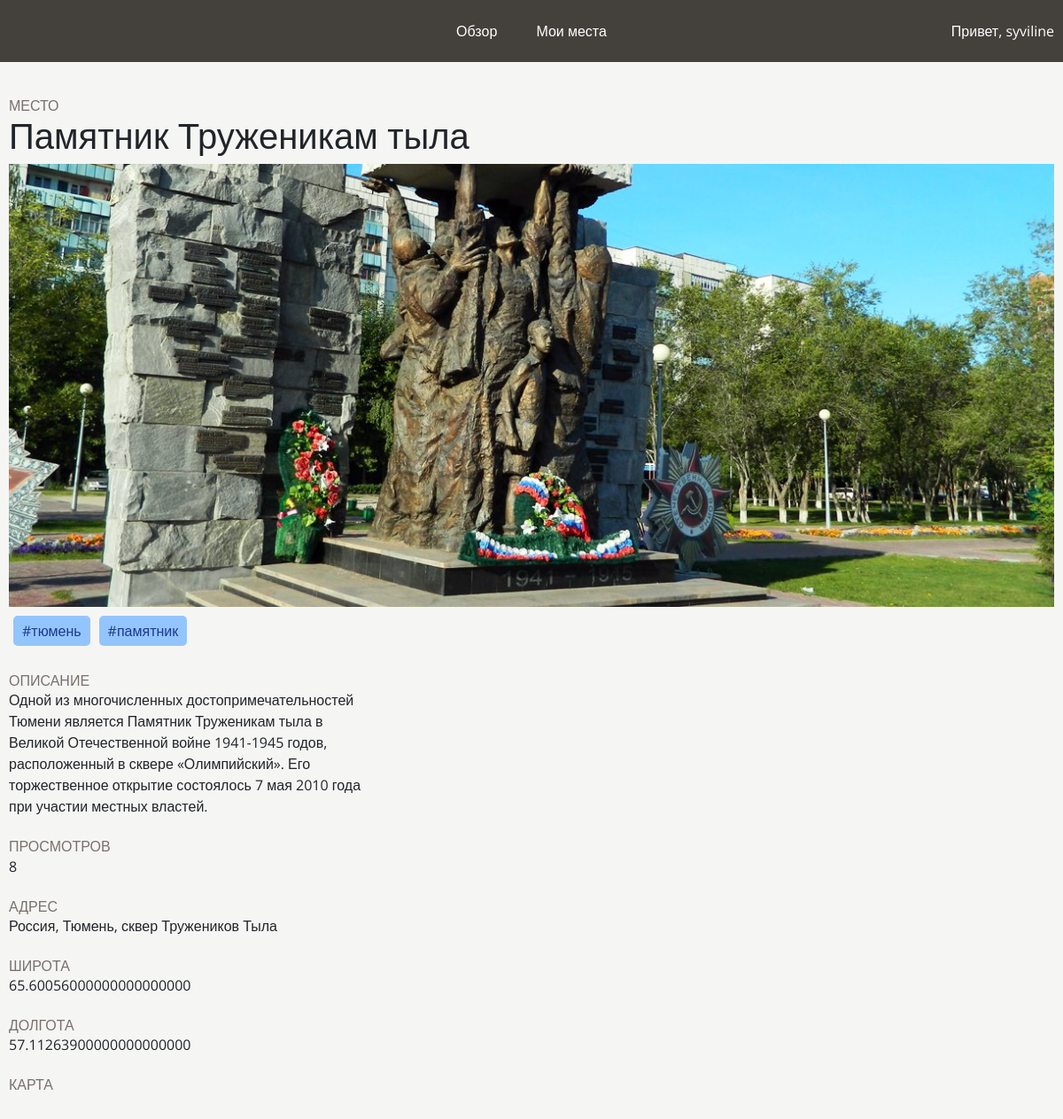
The app's page /place/35 (signed in) with its own data.
### main/models.py (models this page shows, shortened)
class Place(models.Model):
    user = models.ForeignKey('auth.User', null=False, on_delete=models.CASCADE)
    name = models.CharField(max_length=200, verbose_name='Название')
    visited = models.BooleanField(default=False)
    notes = models.TextField(blank=True, null=True)
    date_visited = models.DateField(blank=True, null=True)
    photo = models.ImageField(upload_to='user_images/', blank=True, null=True, default="user_images/default.jpg", verbose_name='Фото')
    search = models.TextField()  # contains name + description + address in lower case,
    description = models.TextField(null=True, verbose_name='Описание')  # description of place
    address = models.CharField(max_length=255, verbose_name='Адрес')  # адрес
    latitude = models.DecimalField(max_digits=22, decimal_places=20, verbose_name='Широта')  # широта
    longitude = models.DecimalField(max_digits=23, decimal_places=20, verbose_name='Долгота')  # долгота
    hashtags = models.TextField(null=True, verbose_name='Хэштеги')  # хэштеги
    is_public = models.BooleanField(default=True, verbose_name='Опубликовать')
    views = models.IntegerField(default=0, null=False)
    def save(self, *args, **kwargs):
        old_place = Place.objects.filter(pk=self.pk).first()
        self.search: models.TextField
        self.search = (self.name + " " + self.description + " " + self.address + " " + self.hashtags).lower()
        if old_place and old_place.photo:
            if old_place.photo != self.photo:
                self.delete_photo(old_place.photo)
        super().save(*args, **kwargs)

### main/views.py (the view, shortened to what this page needs)
# urls.py: path('place/<int:id>', views.view_place, name='view_place'),
@login_required
def view_place(request, id):
    try:
        place = Place.objects.get(id=id)
        if not place.is_public and place.user != request.user:
            return redirect('main:index')
    except Place.DoesNotExist:
        return redirect('main:index')
    if place.user != request.user:
        place.views += 1
        place.save()
    a = request.GET.get('series', None)
    msg = request.GET.get('msg', None)
    hashtags = place.hashtags.split()
    series = Serie.objects.filter(user=request.user)
    place.latitude = str(place.latitude).replace(',', '.')
    place.longitude = str(place.longitude).replace(',', '.')
    vars = {'title': place.name, 'place': place, 'series': series, 'msg': msg, 'hashtags': hashtags}
    return render(request, 'main/view_place.html', vars)

### templates/main/view_place.html (shortened to what this page needs)
{% extends 'main/base.html' %}
{% block content %}
<h6 class="place_label">МЕСТО</h6>
<div class="flex-header-place">
    <h1>{{ place.name }}</h1>
</div>
{% if place.photo %}
    <img src="{{ place.photo.url }}" alt="" class="viewplace_image">
{% endif %}
<div class="hashtags">
    {% for i in hashtags %}
    <div class="hashtag"><a href="/search?search={{i}}">#{{i}}</a></div>
    {% endfor %}
</div>
<div class="place-container" style="margin-top: 20px;">
    <div class="left">
        <h6 class="place_label">ОПИСАНИЕ</h6>
        <div class="place_info">{{ place.description }}</div>
        <br>
        <h6 class="place_label">ПРОСМОТРОВ</h6>
        <div class="place_info">{{ place.views }}</div>
        <br>
        <h6 class="place_label">АДРЕС</h6>
        <div class="place_info">{{ place.address }}</div>
        <br>
        <h6 class="place_label">ШИРОТА</h6>
        <div class="place_info">{{ place.latitude }}</div>
        <br>
        <h6 class="place_label">ДОЛГОТА</h6>
        <div class="place_info">{{ place.longitude }}</div>
    </div>
</div><br>
<h6 class="place_label">КАРТА</h6>
<div id="map"></div>
{% endblock %}

### templates/main/base.html (shortened to what this page needs)
<!doctype html>
{% load static %}
<html lang="en">
<head>
    <link  rel="stylesheet"  href="https://maxcdn.bootstrapcdn.com/bootstrap/4.0.0/css/bootstrap.min.css">
    <link rel="stylesheet" href="{% static 'style/style.css' %}">
</head>
<body>
    <header>
        <div class="container">
            <div class="middle">
                <a href="{% url 'main:index' %}">Обзор</a>
                <a href="{% url 'main:places' %}">Мои места</a>
            </div>
            <div class="right">Привет, <a href="{% url 'main:profile' %}">{{ request.user.username }}</a></div>
        </div>
    </header>
    <div class="container body">
        {% block content %}
        {% endblock %}
    </div>
</body>
</html>

### static/style/style.css (style rules this page uses)
* { padding: 0; margin: 0; font-family: 'Open Sans', sans-serif; }
a { text-decoration: none; color: #FFF; }
body { background-color: #F5F5F4; }
.container { max-width: 1200px; margin: 0 auto; padding: 0 10px; }
header { height: 70px; background-color: #44403C; color: #FFF; }
header .container { display: flex; justify-content: space-between; height: 70px; align-items: center; }
header .middle { flex: 3; text-align: center; }
header .middle a { margin: 0 20px; }
header .right { flex: 1; text-align: right; }
.body { margin-top: 40px; }
.viewplace_image { width: 100%; height: 500px; object-fit: cover; }
.place_label { color: #78716C; margin-bottom: 0; }
.place_info { max-width: 400px; }
.serie-h-header .left, .right { flex: 1; }
.place-container { display: flex; justify-content: space-between; }
.flex-header-place { display: flex; justify-content: space-between; align-items: center; }
.hashtags { display: flex; }
.hashtag { background-color: #93C5FD; padding: 5px 10px; border-radius: 5px; margin: 10px 5px; }
.hashtag a { color: #1E3A8A; }
#map { height: 400px; width: 100%; margin-bottom: 100px; }

### records on screen
Place: name "Памятник Труженикам тыла", photo (picture), description "Одной из многочисленных достопримечательностей Тюмени является Памятник Труженикам тыла в Великой Отечественной войне 1941-1945 годов, расположенный в сквере «Олимпийский». Его торжественное открытие состоялось 7 мая 2010 года при участии местных властей.", views "8", address "Россия, Тюмень, сквер Тружеников Тыла", latitude "65.60056000000000000000", longitude "57.11263900000000000000"

### other values on screen
{{ request.user.username }} "syviline"
{{ i }} "тюмень" "памятник"
